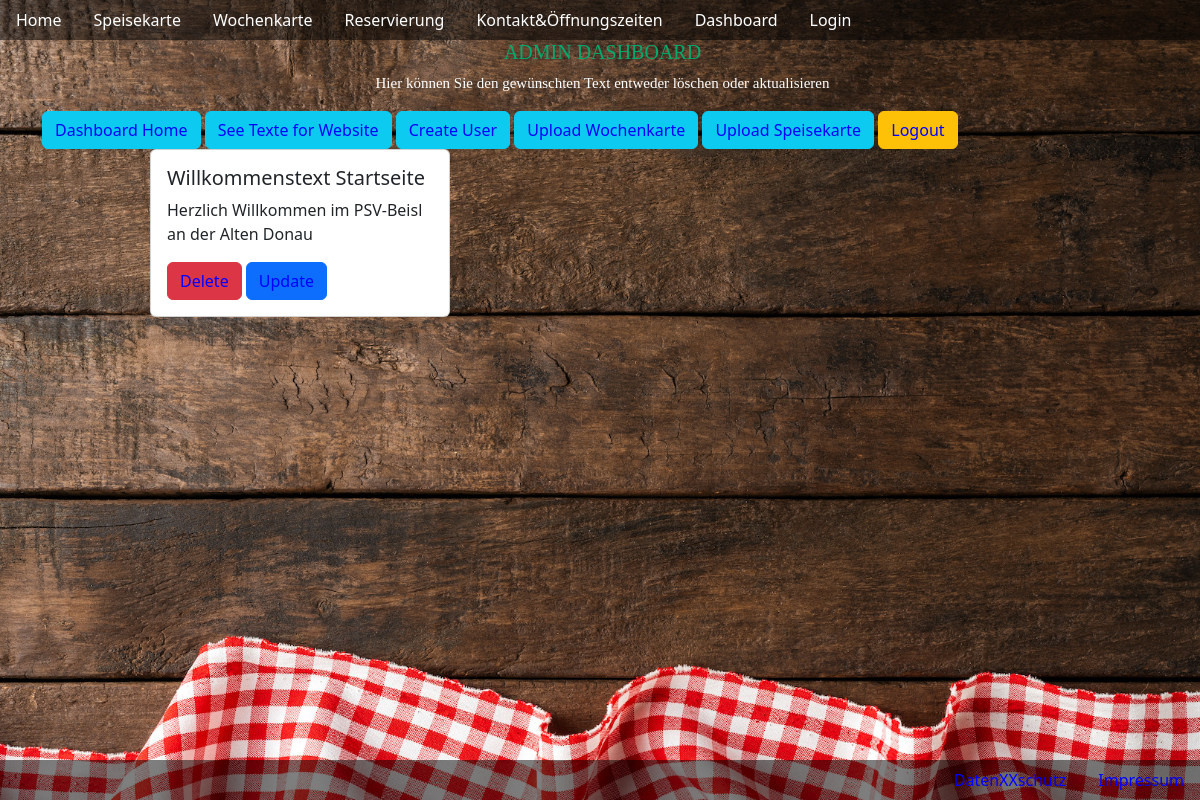
The app's page /details_text.php?id=61, older data.
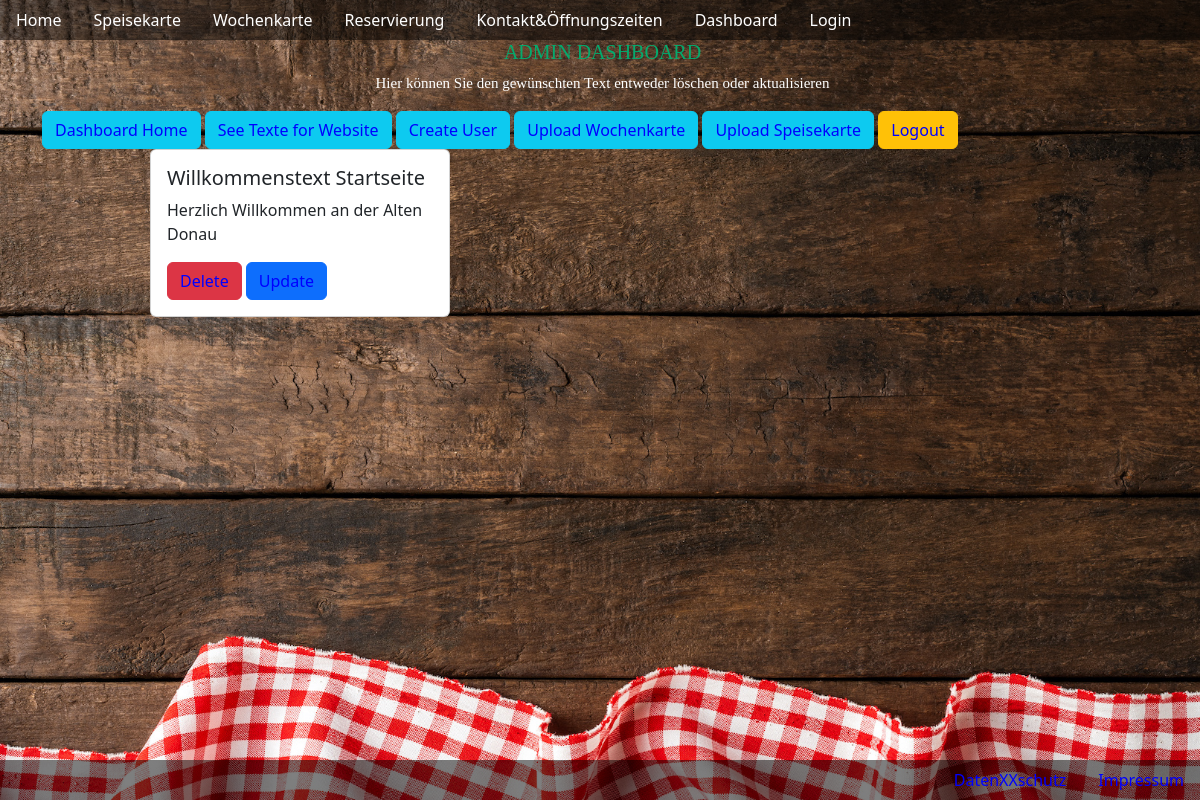
The same page, newer data.
### tables this page shows
CREATE TABLE `standardtexte` (
  `stexte_id` int(11) NOT NULL,
  `stext` varchar(2000) DEFAULT NULL,
  `fk_textart` int(11) NOT NULL
);

CREATE TABLE `text_art` (
  `art_id` int(11) NOT NULL,
  `textart` varchar(255) DEFAULT NULL
);

### details_text.php (the view, shortened to what this page needs)
<?php
    require_once "includes/db_connect.php";
    $sqldetails="SELECT standardtexte.stext, text_art.textart FROM standardtexte INNER JOIN text_art ON standardtexte.fk_textart = text_art.art_id where art_id=9";
    $resultdetails = mysqli_query ($connect, $sqldetails);
    $row1=mysqli_fetch_assoc($resultdetails);
    $admin_detailstext = $row1["stext"];
    require_once "includes/db_connect.php";
    $id=$_GET["id"];
    $sql="SELECT * FROM standardtexte INNER JOIN text_art ON standardtexte.fk_textart = text_art.art_id where stexte_id=$id;";
    $result = mysqli_query ($connect, $sql);
    $row=mysqli_fetch_assoc($result);
      $body2 = "<div class='col-sm-6'>
      <div class='card mx-auto w-50'>
          <div class='card-body'>
            <h5 class='card-title'>{$row["textart"]}</h5>
            <p class='card-text'>{$row["stext"]}</p>
            <a href='delete_text.php?id={$row["stexte_id"]}' class='btn btn-danger'>Delete</a>
            <a href='update_text.php?id={$row["stexte_id"]}' class='btn btn-primary'>Update</a>          </div>
</div>
</div>";
?>
<!DOCTYPE html>
<html lang="en">
<head>
  <link rel="stylesheet" href="includes/css/beisl23.css">
  <link rel="stylesheet" href="includes/css/bootstrap.css">
</head>
<body>
<nav class="nav nav-pills flex-column flex-sm-row opacity_dark50">
<ul class="nav nav-pills">
  <li class="nav-item">
    <a class="nav-link text-white" aria-current="page" href="index.php">Home</a>
  </li>
  <li class="nav-item">
    <a class="nav-link text-white" href="speisekarte.php">Speisekarte</a>
  </li>
  <li class="nav-item">
    <a class="nav-link text-white" href="wochenkarte.php">Wochenkarte</a>
  </li>
  <li class="nav-item">
    <a class="nav-link text-white" href="reservierung.php">Reservierung</a>
  </li>
  <li class="nav-item">
    <a class="nav-link text-white" href="kontakt.php">Kontakt&Öffnungszeiten</a>
  </li>
  <li class="nav-item">
    <a class="nav-link text-white" href="dashboard.php" tabindex="-1" aria-disabled="true">Dashboard</a>
  </li>
  <li class="nav-item">
    <a class="nav-link text-white" href="login.php" tabindex="-1" aria-disabled="true">Login</a>
  </li>
</ul>
</nav>
<div class="container">
                <h1 class="title_hours textcenter">ADMIN DASHBOARD</h1>
                <p class="hours textcenter"> <?php echo $admin_detailstext ?></p>
                <a href='dashboard.php' class='btn btn-info'>Dashboard Home</a>
                <a href='texte.php' class='btn btn-info'>See Texte for Website</a>
                <a href='createuser.php' class='btn btn-info'>Create User</a>
                <a href='update_wochenkarte.php'  class='btn btn-info'>Upload Wochenkarte</a>
                <a href='update_speisekarte.php'  class='btn btn-info'>Upload Speisekarte</a>
                <a href='logout.php?logout' class='btn btn-warning'>Logout</a>
                <br>
  </div>
  <?php
                echo $body2;
            ?>
<div class="nav nav-pills flex-column  d-flex opacity_dark50 fixed-bottom">
        <ul class="nav nav-pills justify-content-end d-flex">
          <li class="nav-item">
            <a class="nav-link" aria-current="datenschutz.php" href="datenschutz.php">DatenXXschutz</a>
          </li>
          <li class="nav-item">
            <a class="nav-link" href="impressum.php">Impressum</a>
          </li>
      </ul>
</div>
</body>
</html>

Row changes from the older to the newer data that the page shows:
changed standardtexte "Willkommenstext Startseite": stext "Herzlich Willkommen im PSV-Beisl an der Alten Donau" → "Herzlich Willkommen an der Alten Donau"
